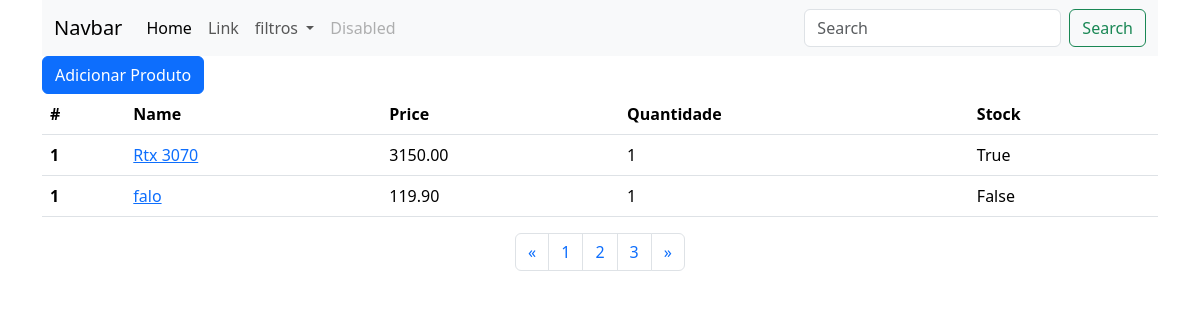
/inicio/, run on an earlier commit of the app's database.
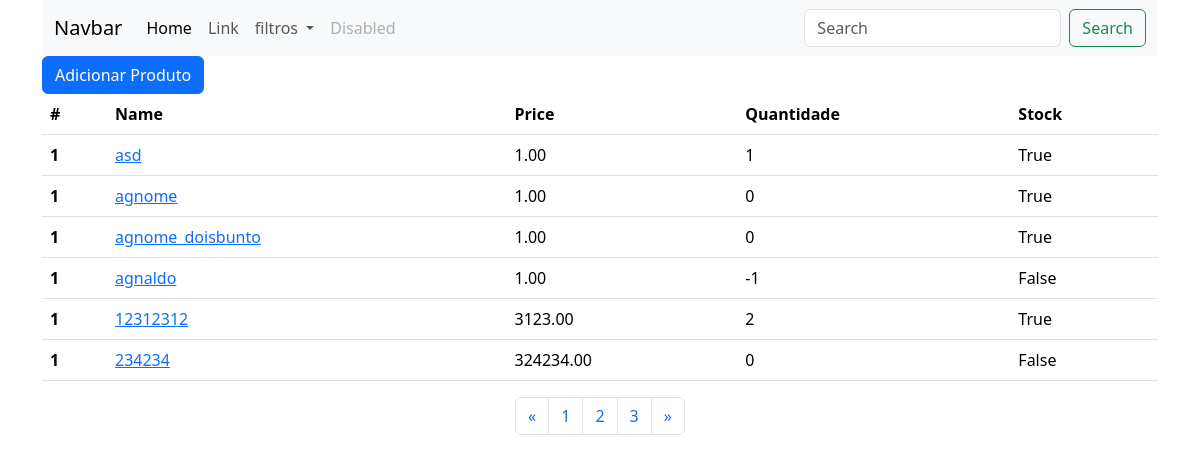
And on a later commit of the database.
### estoque_proj_aula/models.py (models this page shows, shortened)
class Products(models.Model):
    name = models.CharField(max_length=255)
    category = models.ForeignKey(Categories, on_delete=models.CASCADE)
    picture = models.ImageField(blank=False)
    cod = models.IntegerField(unique=True)
    price = models.DecimalField(max_digits=12, decimal_places=2)
    description = models.TextField()
    qtd = models.IntegerField()
    discount = models.IntegerField()
    created_at =  models.DateField()
    in_stock = models.BooleanField(default= False)
    class Meta:
        verbose_name=  'Product'
        verbose_name_plural=  'Products'

### estoque_proj_aula/views.py (the view)
# urls.py: path('inicio/', views.index, name='home'),
def index(request):
    produtos = Products.objects.all()
    return render(request, 'pages/index.html', {'produtos':produtos})

### estoque_proj_aula/templates/pages/index.html (shortened to what this page needs)
{% load static %}
<!DOCTYPE html>
<html lang="en">
<head>
    <link rel="stylesheet" href="{% static 'css/global.css' %}">
    <link href="https://cdn.jsdelivr.net/npm/bootstrap@5.3.2/dist/css/bootstrap.min.css" rel="stylesheet"
>
</head>
</head>
<body>
    <div class="container">
        <nav class="navbar navbar-expand-lg bg-body-tertiary">
            <div class="container-fluid">
                <a class="navbar-brand" href="#">Navbar</a>
                <div class="collapse navbar-collapse" id="navbarSupportedContent">
                    <ul class="navbar-nav me-auto mb-2 mb-lg-0">
                        <li class="nav-item">
                            <a class="nav-link active" aria-current="page" href="#">Home</a>
                        </li>
                        <li class="nav-item">
                            <a class="nav-link" href="#">Link</a>
                        </li>
                        <li class="nav-item dropdown">
                            <a class="nav-link dropdown-toggle" href="#" role="button" data-bs-toggle="dropdown"
                                aria-expanded="false">
                                filtros
                            </a>
                        </li>
                        <li class="nav-item">
                            <a class="nav-link disabled" aria-disabled="true">Disabled</a>
                        </li>
                    </ul>
                    <form class="d-flex" role="search" action="{% url 'search-product' %}">
                        <input class="form-control me-2" type="search" placeholder="Search" aria-label="Search" name="q">
                        <button class="btn btn-outline-success" type="submit">Search</button>
                    </form>
                </div>
            </div>
        </nav>
        <div class="div_table">
            <a href="{% url 'add_product' %}" class="btn_add_product">
                <button type="button" class="btn btn-primary">Adicionar Produto</button>
            </a>
            <table class="table">
                <thead>
                    <tr>
                        <th scope="col">#</th>
                        <th scope="col">Name</th>
                        <th scope="col">Price</th>
                        <th scope="col">Quantidade</th>
                        <th scope="col">Stock</th>
                    </tr>
                </thead>
                <tbody>
                    {%for produto in produtos%}
                    <tr>
                        <th scope="row">1</th>
                        <td><a href="{% url 'product-detail' produto.id %}">
                                {{produto.name}}
                            </a>
                        </td>
                        <td>{{produto.price}}</td>
                        <td>{{produto.qtd}}</td>
                        <td>{{produto.in_stock}}</td>
                    </tr>
                    {%endfor%}
                </tbody>
            </table>
        </div>
        <nav class="d-flex justify-content-center" aria-label="Page navigation example">
            <ul class="pagination">
                <li class="page-item">
                    <a class="page-link" href="#" aria-label="Previous">
                        <span aria-hidden="true">&laquo;</span>
                    </a>
                </li>
                <li class="page-item"><a class="page-link" href="#">1</a></li>
                <li class="page-item"><a class="page-link" href="#">2</a></li>
                <li class="page-item"><a class="page-link" href="#">3</a></li>
                <li class="page-item">
                    <a class="page-link" href="#" aria-label="Next">
                        <span aria-hidden="true">&raquo;</span>
                    </a>
                </li>
            </ul>
        </nav>
    </div>
</body>
</html>

What changed in the data, as far as the page shows it:
removed Products: name "Rtx 3070", price "3150.00", qtd "1", in_stock "True"
removed Products: name "falo", price "119.90", qtd "1", in_stock "False"
added Products: name "asd", price "1.00", qtd "1", in_stock "True"
added Products: name "agnome", price "1.00", qtd "0", in_stock "True"
added Products: name "agnome_doisbunto", price "1.00", qtd "0", in_stock "True"
added Products: name "agnaldo", price "1.00", qtd "-1", in_stock "False"
added Products: name "12312312", price "3123.00", qtd "2", in_stock "True"
added Products: name "234234", price "324234.00", qtd "0", in_stock "False"
